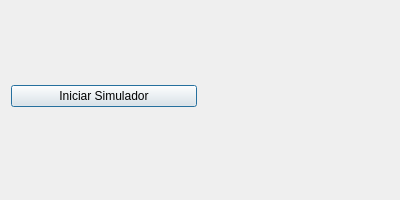
<?xml version="1.0" encoding="UTF-8"?>
<ui version="4.0">
 <class>StartDialog</class>
 <widget class="QDialog" name="StartDialog">
  <property name="geometry">
   <rect>
    <x>0</x>
    <y>0</y>
    <width>400</width>
    <height>200</height>
   </rect>
  </property>
  <property name="windowTitle">
   <string>Bienvenido</string>
  </property>
  <layout class="QGridLayout" name="gridLayout">
   <item row="0" column="0">
    <widget class="QPushButton" name="startButton">
     <property name="text">
      <string>Iniciar Simulador</string>
     </property>
    </widget>
   </item>
   <item row="0" column="1">
    <spacer name="horizontalSpacer">
     <property name="orientation">
      <enum>Qt::Horizontal</enum>
     </property>
     <property name="sizeType">
      <enum>QSizePolicy::Expanding</enum>
     </property>
    </spacer>
   </item>
   <item row="1" column="0" colspan="2">
    <spacer name="verticalSpacer">
     <property name="orientation">
      <enum>Qt::Vertical</enum>
     </property>
     <property name="sizeType">
      <enum>QSizePolicy::Expanding</enum>
     </property>
    </spacer>
   </item>
  </layout>
 </widget>
 <resources/>
 <connections/>
</ui>
